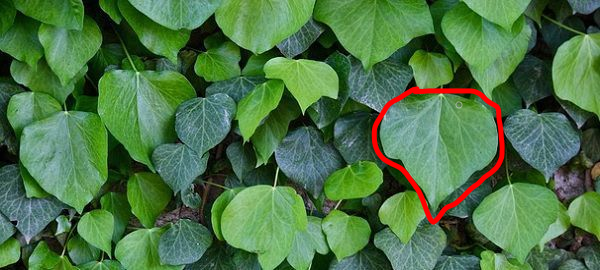
#> input picture model/66661.png, 600 x 270 px
$ python contour.py
#> lines starting #> are read from the running program, lines starting #| are printed output that depends on the picture; after the words box and inside, x2 and y2 are one past the last pixel; in counts of white or black regions, pixels touching at a corner belong together
import cv2
import numpy as np
import matplotlib.pyplot as plt
img = cv2.imread("66661.png")
#> img is the input picture: shape (270, 600, 3); mean B, G, R 70.7, 115.9, 75.7
img=cv2.cvtColor(img,cv2.COLOR_BGR2RGB)
stencil = np.zeros(img.shape).astype(img.dtype)
c=[255,0,0]
indices = np.where(np.all(img == c, axis=-1))
#> indices = 1653 positions, rows 87 to 223, columns 372 to 503
a=indices[1]
#> a = 1653 values, max 503 at index 777, min 372 at index 698, mean 439.7
b=indices[0]
#> b = 1653 values from 87 to 223
x_mn=min(a)
#> x_mn = 372
x_mx=max(a)
#> x_mx = 503
y_mn=min(b)
#> y_mn = 87
y_mx=max(b)
#> y_mx = 223
#print(x_mn,x_mx)
#print(y_mn,y_mx)
img_org = cv2.imread("6666.png")
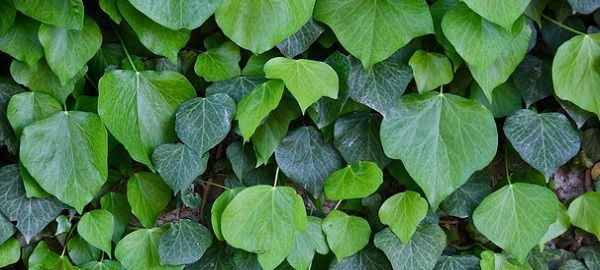
#> input picture model/6666.png, 600 x 270 px
#> img_org is the input picture: shape (270, 600, 3); mean B, G, R 71.2, 116.7, 73
img_org=cv2.cvtColor(img_org,cv2.COLOR_BGR2RGB)
indices=np.concatenate((np.expand_dims(a,1),np.expand_dims(b,1)),axis=1)
#> indices = 1653 pairs, first value 372 to 503, second value 87 to 223
contours=[indices]
stencil = np.zeros(img.shape).astype(img.dtype)
img2=cv2.drawContours(stencil,contours,-1,(255,255,255),thickness=cv2.FILLED)
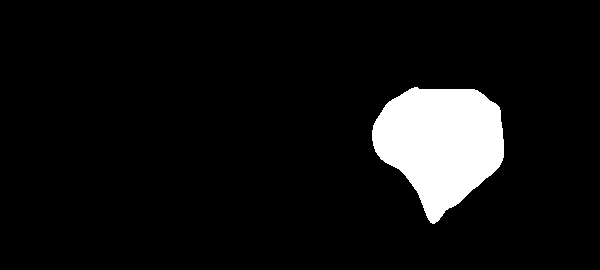
#> img2: shape (270, 600, 3); 7.4% white; 1 white region, box (x1, y1, x2, y2) and area: (372, 87, 504, 224) 12054
result = cv2.bitwise_and(img_org,img2)
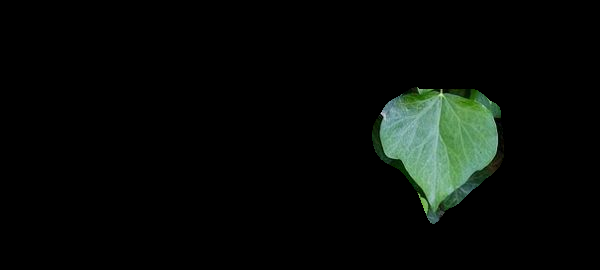
#> result: shape (270, 600, 3); mean R, G, B 6.6, 10.2, 7.5
result=result[y_mn:y_mx,x_mn:x_mx]
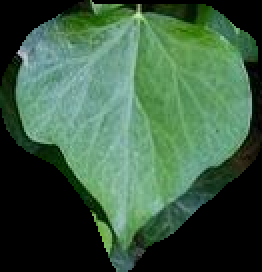
#> result: shape (136, 131, 3) (shown 2 times larger); mean R, G, B 60.4, 93.1, 67.8
plt.imshow(result)
cv2.imwrite("res.png", result)
